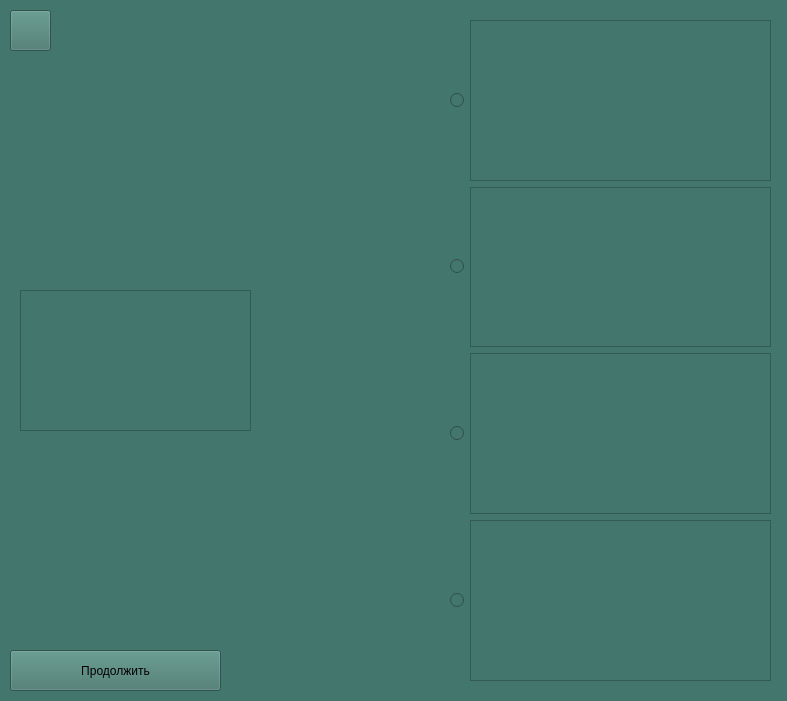
<?xml version="1.0" encoding="UTF-8"?>
<ui version="4.0">
 <class>Form</class>
 <widget class="QWidget" name="Form">
  <property name="geometry">
   <rect>
    <x>0</x>
    <y>0</y>
    <width>787</width>
    <height>701</height>
   </rect>
  </property>
  <property name="minimumSize">
   <size>
    <width>787</width>
    <height>701</height>
   </size>
  </property>
  <property name="maximumSize">
   <size>
    <width>787</width>
    <height>701</height>
   </size>
  </property>
  <property name="windowTitle">
   <string>Form</string>
  </property>
  <property name="styleSheet">
   <string notr="true">background-color: #43766C</string>
  </property>
  <widget class="QTextEdit" name="exerciseText">
   <property name="geometry">
    <rect>
     <x>20</x>
     <y>290</y>
     <width>231</width>
     <height>141</height>
    </rect>
   </property>
   <property name="styleSheet">
    <string notr="true">background-color: #F8FAE5;
font: 13pt &quot;MS Sans Serif&quot;;
color: #B19470;
font-weight: 600;
border-radius: 8px;
border: 2px solid #B19470;
margin-top: 0px;
outline: 0px;
hover: { background-color: red };
pressed: { background-color: rgb(0, 255, 0)}</string>
   </property>
   <property name="sizeAdjustPolicy">
    <enum>QAbstractScrollArea::AdjustIgnored</enum>
   </property>
   <property name="readOnly">
    <bool>true</bool>
   </property>
   <property name="html">
    <string>&lt;!DOCTYPE HTML PUBLIC &quot;-//W3C//DTD HTML 4.0//EN&quot; &quot;http://www.w3.org/TR/REC-html40/strict.dtd&quot;&gt;
&lt;html&gt;&lt;head&gt;&lt;meta name=&quot;qrichtext&quot; content=&quot;1&quot; /&gt;&lt;style type=&quot;text/css&quot;&gt;
p, li { white-space: pre-wrap; }
&lt;/style&gt;&lt;/head&gt;&lt;body style=&quot; font-family:'MS Sans Serif'; font-size:13pt; font-weight:600; font-style:normal;&quot;&gt;
&lt;p style=&quot;-qt-paragraph-type:empty; margin-top:0px; margin-bottom:0px; margin-left:0px; margin-right:0px; -qt-block-indent:0; text-indent:0px;&quot;&gt;&lt;br /&gt;&lt;/p&gt;&lt;/body&gt;&lt;/html&gt;</string>
   </property>
  </widget>
  <widget class="QPushButton" name="backBtn">
   <property name="geometry">
    <rect>
     <x>10</x>
     <y>10</y>
     <width>41</width>
     <height>41</height>
    </rect>
   </property>
   <property name="styleSheet">
    <string notr="true">background-color: #F8FAE5;
font: 13pt &quot;MS Sans Serif&quot;;
color: #B19470;
font-weight: 600;
border-radius: 8px;
border: 2px solid #B19470;
padding: 5px 15px;
margin-top: 0px;
outline: 0px;
hover: { background-color: red };
pressed: { background-color: rgb(0, 255, 0)}</string>
   </property>
   <property name="text">
    <string/>
   </property>
   <property name="icon">
    <iconset>
     <normaloff>../pictures/icon6.png</normaloff>../pictures/icon6.png</iconset>
   </property>
  </widget>
  <widget class="QPushButton" name="continueBtn">
   <property name="geometry">
    <rect>
     <x>10</x>
     <y>650</y>
     <width>211</width>
     <height>41</height>
    </rect>
   </property>
   <property name="styleSheet">
    <string notr="true">background-color: #F8FAE5;
font: 13pt &quot;MS Sans Serif&quot;;
color: #B19470;
font-weight: 600;
border-radius: 8px;
border: 2px solid #B19470;
margin-top: 0px;
outline: 0px;
hover: { background-color: red };
pressed: { background-color: rgb(0, 255, 0)}</string>
   </property>
   <property name="text">
    <string>Продолжить</string>
   </property>
   <property name="icon">
    <iconset>
     <normaloff>../pictures/icon7.png</normaloff>../pictures/icon7.png</iconset>
   </property>
   <property name="iconSize">
    <size>
     <width>40</width>
     <height>40</height>
    </size>
   </property>
  </widget>
  <widget class="QLabel" name="messageLabel">
   <property name="geometry">
    <rect>
     <x>10</x>
     <y>60</y>
     <width>421</width>
     <height>191</height>
    </rect>
   </property>
   <property name="styleSheet">
    <string notr="true">background-color: rgb 0, 0, 0;
font: 13pt;
color: #8B0000;
font-weight: 600;
padding: 5px 15px;
margin-top: 0px;
outline: 0px;</string>
   </property>
   <property name="text">
    <string/>
   </property>
   <property name="alignment">
    <set>Qt::AlignCenter</set>
   </property>
  </widget>
  <widget class="QWidget" name="layoutWidget">
   <property name="geometry">
    <rect>
     <x>450</x>
     <y>20</y>
     <width>321</width>
     <height>661</height>
    </rect>
   </property>
   <layout class="QGridLayout" name="gridLayout">
    <item row="1" column="0">
     <widget class="QRadioButton" name="radioButton_2">
      <property name="text">
       <string/>
      </property>
      <attribute name="buttonGroup">
       <string notr="true">buttonGroup</string>
      </attribute>
     </widget>
    </item>
    <item row="3" column="1">
     <widget class="QTextEdit" name="textEdit_4">
      <property name="styleSheet">
       <string notr="true">background-color: #F8FAE5;
font: 13pt &quot;MS Sans Serif&quot;;
color: #B19470;
font-weight: 600;
border-radius: 8px;
border: 2px solid #B19470;
margin-top: 0px;
outline: 0px;
hover: { background-color: red };
pressed: { background-color: rgb(0, 255, 0)}</string>
      </property>
      <property name="readOnly">
       <bool>true</bool>
      </property>
      <property name="html">
       <string>&lt;!DOCTYPE HTML PUBLIC &quot;-//W3C//DTD HTML 4.0//EN&quot; &quot;http://www.w3.org/TR/REC-html40/strict.dtd&quot;&gt;
&lt;html&gt;&lt;head&gt;&lt;meta name=&quot;qrichtext&quot; content=&quot;1&quot; /&gt;&lt;style type=&quot;text/css&quot;&gt;
p, li { white-space: pre-wrap; }
&lt;/style&gt;&lt;/head&gt;&lt;body style=&quot; font-family:'MS Sans Serif'; font-size:13pt; font-weight:600; font-style:normal;&quot;&gt;
&lt;p style=&quot;-qt-paragraph-type:empty; margin-top:0px; margin-bottom:0px; margin-left:0px; margin-right:0px; -qt-block-indent:0; text-indent:0px;&quot;&gt;&lt;br /&gt;&lt;/p&gt;&lt;/body&gt;&lt;/html&gt;</string>
      </property>
     </widget>
    </item>
    <item row="0" column="0">
     <widget class="QRadioButton" name="radioButton_1">
      <property name="text">
       <string/>
      </property>
      <attribute name="buttonGroup">
       <string notr="true">buttonGroup</string>
      </attribute>
     </widget>
    </item>
    <item row="2" column="1">
     <widget class="QTextEdit" name="textEdit_3">
      <property name="styleSheet">
       <string notr="true">background-color: #F8FAE5;
font: 13pt &quot;MS Sans Serif&quot;;
color: #B19470;
font-weight: 600;
border-radius: 8px;
border: 2px solid #B19470;
margin-top: 0px;
outline: 0px;
hover: { background-color: red };
pressed: { background-color: rgb(0, 255, 0)}</string>
      </property>
      <property name="readOnly">
       <bool>true</bool>
      </property>
      <property name="html">
       <string>&lt;!DOCTYPE HTML PUBLIC &quot;-//W3C//DTD HTML 4.0//EN&quot; &quot;http://www.w3.org/TR/REC-html40/strict.dtd&quot;&gt;
&lt;html&gt;&lt;head&gt;&lt;meta name=&quot;qrichtext&quot; content=&quot;1&quot; /&gt;&lt;style type=&quot;text/css&quot;&gt;
p, li { white-space: pre-wrap; }
&lt;/style&gt;&lt;/head&gt;&lt;body style=&quot; font-family:'MS Sans Serif'; font-size:13pt; font-weight:600; font-style:normal;&quot;&gt;
&lt;p style=&quot;-qt-paragraph-type:empty; margin-top:0px; margin-bottom:0px; margin-left:0px; margin-right:0px; -qt-block-indent:0; text-indent:0px;&quot;&gt;&lt;br /&gt;&lt;/p&gt;&lt;/body&gt;&lt;/html&gt;</string>
      </property>
     </widget>
    </item>
    <item row="3" column="0">
     <widget class="QRadioButton" name="radioButton_4">
      <property name="text">
       <string/>
      </property>
      <attribute name="buttonGroup">
       <string notr="true">buttonGroup</string>
      </attribute>
     </widget>
    </item>
    <item row="2" column="0">
     <widget class="QRadioButton" name="radioButton_3">
      <property name="text">
       <string/>
      </property>
      <attribute name="buttonGroup">
       <string notr="true">buttonGroup</string>
      </attribute>
     </widget>
    </item>
    <item row="0" column="1">
     <widget class="QTextEdit" name="textEdit_1">
      <property name="styleSheet">
       <string notr="true">background-color: #F8FAE5;
font: 13pt &quot;MS Sans Serif&quot;;
color: #B19470;
font-weight: 600;
border-radius: 8px;
border: 2px solid #B19470;
margin-top: 0px;
outline: 0px;
hover: { background-color: red };
pressed: { background-color: rgb(0, 255, 0)}</string>
      </property>
      <property name="readOnly">
       <bool>true</bool>
      </property>
      <property name="html">
       <string>&lt;!DOCTYPE HTML PUBLIC &quot;-//W3C//DTD HTML 4.0//EN&quot; &quot;http://www.w3.org/TR/REC-html40/strict.dtd&quot;&gt;
&lt;html&gt;&lt;head&gt;&lt;meta name=&quot;qrichtext&quot; content=&quot;1&quot; /&gt;&lt;style type=&quot;text/css&quot;&gt;
p, li { white-space: pre-wrap; }
&lt;/style&gt;&lt;/head&gt;&lt;body style=&quot; font-family:'MS Sans Serif'; font-size:13pt; font-weight:600; font-style:normal;&quot;&gt;
&lt;p style=&quot;-qt-paragraph-type:empty; margin-top:0px; margin-bottom:0px; margin-left:0px; margin-right:0px; -qt-block-indent:0; text-indent:0px;&quot;&gt;&lt;br /&gt;&lt;/p&gt;&lt;/body&gt;&lt;/html&gt;</string>
      </property>
     </widget>
    </item>
    <item row="1" column="1">
     <widget class="QTextEdit" name="textEdit_2">
      <property name="styleSheet">
       <string notr="true">background-color: #F8FAE5;
font: 13pt &quot;MS Sans Serif&quot;;
color: #B19470;
font-weight: 600;
border-radius: 8px;
border: 2px solid #B19470;
margin-top: 0px;
outline: 0px;
hover: { background-color: red };
pressed: { background-color: rgb(0, 255, 0)}</string>
      </property>
      <property name="readOnly">
       <bool>true</bool>
      </property>
      <property name="html">
       <string>&lt;!DOCTYPE HTML PUBLIC &quot;-//W3C//DTD HTML 4.0//EN&quot; &quot;http://www.w3.org/TR/REC-html40/strict.dtd&quot;&gt;
&lt;html&gt;&lt;head&gt;&lt;meta name=&quot;qrichtext&quot; content=&quot;1&quot; /&gt;&lt;style type=&quot;text/css&quot;&gt;
p, li { white-space: pre-wrap; }
&lt;/style&gt;&lt;/head&gt;&lt;body style=&quot; font-family:'MS Sans Serif'; font-size:13pt; font-weight:600; font-style:normal;&quot;&gt;
&lt;p style=&quot;-qt-paragraph-type:empty; margin-top:0px; margin-bottom:0px; margin-left:0px; margin-right:0px; -qt-block-indent:0; text-indent:0px;&quot;&gt;&lt;br /&gt;&lt;/p&gt;&lt;/body&gt;&lt;/html&gt;</string>
      </property>
     </widget>
    </item>
   </layout>
  </widget>
 </widget>
 <resources/>
 <connections/>
 <buttongroups>
  <buttongroup name="buttonGroup"/>
 </buttongroups>
</ui>
